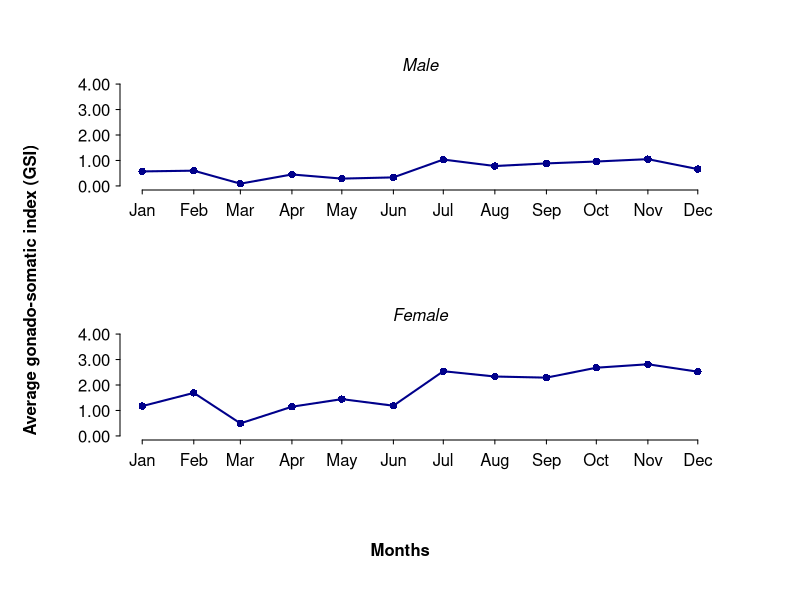

R code for this plot:
## ---- chunk 1
# Load the data.table package
library(data.table)

# Import the data
speciesx <- fread("reproductive-biology-data.csv")
## ---- chunk 2
speciesx[, sdate := paste(year, month, 1, sep = "-")]
speciesx[, sdate := as.Date(sdate, format = "%Y-%B-%e")]
## ---- chunk 3
gsi <- speciesx[, list(sdate, sex, gsi)][order(sdate)]
## ---- chunk 4
gsi <- gsi[, list(aveGSI = mean(gsi)), by = list(sex, sdate)]
## ---- chunk 5
gsi[list(sex = c("M", "F"), to = c("Male", "Female")), on = "sex",
    sex := i.to]
## ---- chunk 6
par(mfrow = c(2, 1), mar = c(5, 4, 2, 2), oma = c(3, 2, 2, 2),
    mgp = c(2.5, 0.5, 0))

ssex <- unique(gsi$sex)

for(i in 1:length(ssex)){
  x <- gsi[gsi$sex == ssex[i], ]
  plot(x$aveGSI ~ x$sdate, type = "o", las = 1, pch = 16, tcl = -0.2, lwd = 2,
       col = "blue4",
       ann = FALSE, axes = FALSE, ylim = c(0, 4))
  mtext(ssex[i], side = 3, outer = FALSE, line = 0.25, font = 3)
  axis.Date(
    side = 1,
    at = seq(min(x$sdate), max(x$sdate), by = "1 mon"),
    format = "%b",
    tcl = -0.2
  )
  axis(
    side = 2,
    at = seq(0, 4, 1),
    label = format(round(seq(0, 4, 1)), nsmall = 2),
    las = 1,
    tcl = -0.2
  )
}

mtext("Average gonado-somatic index (GSI)", side = 2, adj = 0.5, font = 2, 
      las = 3, outer = TRUE)

mtext("Months", side = 1, adj = 0.5, font = 2, outer = TRUE, xpd = TRUE)
